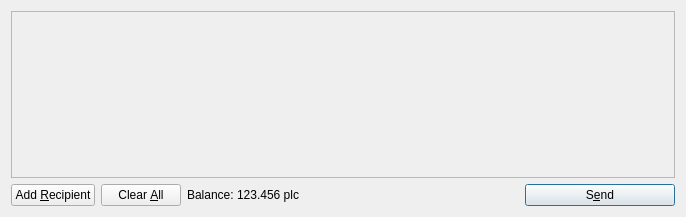
<?xml version="1.0" encoding="UTF-8"?>
<ui version="4.0">
 <class>SendCoinsDialog</class>
 <widget class="QDialog" name="SendCoinsDialog">
  <property name="geometry">
   <rect>
    <x>0</x>
    <y>0</y>
    <width>686</width>
    <height>217</height>
   </rect>
  </property>
  <property name="windowTitle">
   <string>Send Coins</string>
  </property>
  <layout class="QVBoxLayout" name="verticalLayout">
   <item>
    <widget class="QScrollArea" name="scrollArea">
     <property name="widgetResizable">
      <bool>true</bool>
     </property>
     <widget class="QWidget" name="scrollAreaWidgetContents">
      <property name="geometry">
       <rect>
        <x>0</x>
        <y>0</y>
        <width>666</width>
        <height>165</height>
       </rect>
      </property>
      <layout class="QVBoxLayout" name="verticalLayout_2">
       <property name="margin">
        <number>0</number>
       </property>
       <item>
        <layout class="QVBoxLayout" name="entries">
         <property name="spacing">
          <number>6</number>
         </property>
        </layout>
       </item>
       <item>
        <spacer name="verticalSpacer">
         <property name="orientation">
          <enum>Qt::Vertical</enum>
         </property>
         <property name="sizeHint" stdset="0">
          <size>
           <width>20</width>
           <height>40</height>
          </size>
         </property>
        </spacer>
       </item>
      </layout>
     </widget>
    </widget>
   </item>
   <item>
    <layout class="QHBoxLayout" name="horizontalLayout">
     <item>
      <widget class="QPushButton" name="addButton">
       <property name="toolTip">
        <string>Send to multiple recipients at once</string>
       </property>
       <property name="text">
        <string>Add &amp;Recipient</string>
       </property>
       <property name="icon">
        <iconset resource="../bitcoin.qrc">
         <normaloff>:/icons/add</normaloff>:/icons/add</iconset>
       </property>
       <property name="autoDefault">
        <bool>false</bool>
       </property>
      </widget>
     </item>
     <item>
      <widget class="QPushButton" name="clearButton">
       <property name="sizePolicy">
        <sizepolicy hsizetype="Minimum" vsizetype="Fixed">
         <horstretch>0</horstretch>
         <verstretch>0</verstretch>
        </sizepolicy>
       </property>
       <property name="toolTip">
        <string>Remove all transaction fields</string>
       </property>
       <property name="text">
        <string>Clear &amp;All</string>
       </property>
       <property name="icon">
        <iconset resource="../bitcoin.qrc">
         <normaloff>:/icons/remove</normaloff>:/icons/remove</iconset>
       </property>
       <property name="autoRepeatDelay">
        <number>300</number>
       </property>
       <property name="autoDefault">
        <bool>false</bool>
       </property>
      </widget>
     </item>
     <item>
      <layout class="QHBoxLayout" name="horizontalLayout_2">
       <property name="spacing">
        <number>3</number>
       </property>
       <item>
        <widget class="QLabel" name="label">
         <property name="text">
          <string>Balance:</string>
         </property>
        </widget>
       </item>
       <item>
        <widget class="QLabel" name="labelBalance">
         <property name="cursor">
          <cursorShape>IBeamCursor</cursorShape>
         </property>
         <property name="text">
          <string>123.456 plc</string>
         </property>
         <property name="textInteractionFlags">
          <set>Qt::LinksAccessibleByMouse|Qt::TextSelectableByKeyboard|Qt::TextSelectableByMouse</set>
         </property>
        </widget>
       </item>
      </layout>
     </item>
     <item>
      <spacer name="horizontalSpacer">
       <property name="orientation">
        <enum>Qt::Horizontal</enum>
       </property>
       <property name="sizeHint" stdset="0">
        <size>
         <width>40</width>
         <height>20</height>
        </size>
       </property>
      </spacer>
     </item>
     <item>
      <widget class="QPushButton" name="sendButton">
       <property name="minimumSize">
        <size>
         <width>150</width>
         <height>0</height>
        </size>
       </property>
       <property name="toolTip">
        <string>Confirm the send action</string>
       </property>
       <property name="text">
        <string>S&amp;end</string>
       </property>
       <property name="icon">
        <iconset resource="../bitcoin.qrc">
         <normaloff>:/icons/send</normaloff>:/icons/send</iconset>
       </property>
       <property name="default">
        <bool>true</bool>
       </property>
      </widget>
     </item>
    </layout>
   </item>
  </layout>
 </widget>
 <resources>
  <include location="../bitcoin.qrc"/>
 </resources>
 <connections/>
</ui>
